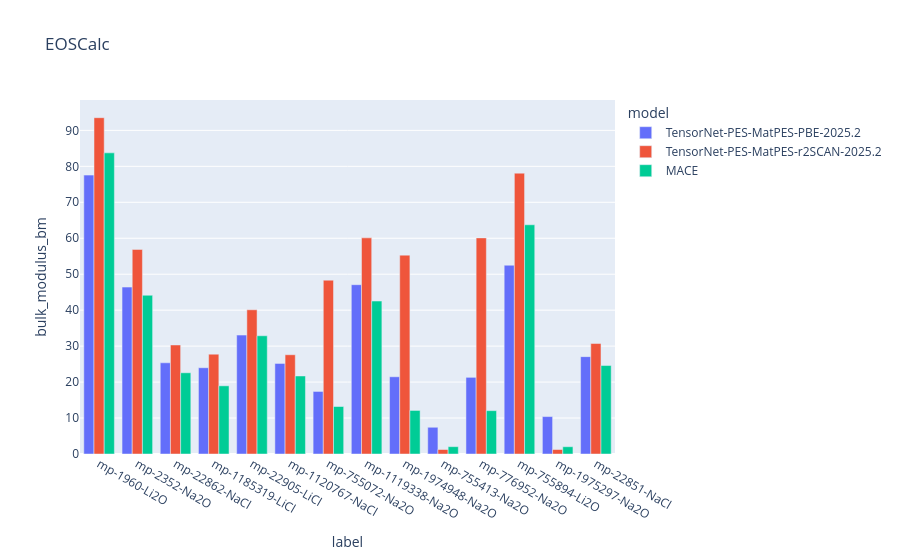

The notebook cell saved with this chart:
### Code cell
px.bar(data_frame=df_preds, x="label", y="bulk_modulus_bm", color="model", barmode="group", title="EOSCalc")

### Figure 1 — Plotly figure (JSON) as saved in the notebook; plotly's stock layout.template omitted (floating-point values rounded to 4 significant figures)
{"data": [{"alignmentgroup": "True", "hovertemplate": "model=TensorNet-PES-MatPES-PBE-2025.2<br>label=%{x}<br>bulk_modulus_bm=%{y}<extra></extra>", "legendgroup": "TensorNet-PES-MatPES-PBE-2025.2", "marker": {"color": "#636efa", "pattern": {"shape": ""}}, "name": "TensorNet-PES-MatPES-PBE-2025.2", "offsetgroup": "TensorNet-PES-MatPES-PBE-2025.2", "orientation": "v", "showlegend": true, "textposition": "auto", "type": "bar", "x": ["mp-1960-Li2O", "mp-2352-Na2O", "mp-22862-NaCl", "mp-1185319-LiCl", "mp-22905-LiCl", "mp-1120767-NaCl", "mp-755072-Na2O", "mp-1119338-Na2O", "mp-1974948-Na2O", "mp-755413-Na2O", "mp-776952-Na2O", "mp-755894-Li2O", "mp-1975297-Na2O", "mp-22851-NaCl"], "xaxis": "x", "y": [77.56, 46.42, 25.37, 23.99, 33.07, 25.2, 17.4, 47.08, 21.48, 7.434, 21.32, 52.5, 10.41, 27.08], "yaxis": "y"}, {"alignmentgroup": "True", "hovertemplate": "model=TensorNet-PES-MatPES-r2SCAN-2025.2<br>label=%{x}<br>bulk_modulus_bm=%{y}<extra></extra>", "legendgroup": "TensorNet-PES-MatPES-r2SCAN-2025.2", "marker": {"color": "#EF553B", "pattern": {"shape": ""}}, "name": "TensorNet-PES-MatPES-r2SCAN-2025.2", "offsetgroup": "TensorNet-PES-MatPES-r2SCAN-2025.2", "orientation": "v", "showlegend": true, "textposition": "auto", "type": "bar", "x": ["mp-1960-Li2O", "mp-2352-Na2O", "mp-22862-NaCl", "mp-1185319-LiCl", "mp-22905-LiCl", "mp-1120767-NaCl", "mp-755072-Na2O", "mp-1119338-Na2O", "mp-1974948-Na2O", "mp-755413-Na2O", "mp-776952-Na2O", "mp-755894-Li2O", "mp-1975297-Na2O", "mp-22851-NaCl"], "xaxis": "x", "y": [93.52, 56.9, 30.32, 27.77, 40.1, 27.6, 48.34, 60.1, 55.3, 1.249, 60.1, 78.1, 1.245, 30.72], "yaxis": "y"}, {"alignmentgroup": "True", "hovertemplate": "model=MACE<br>label=%{x}<br>bulk_modulus_bm=%{y}<extra></extra>", "legendgroup": "MACE", "marker": {"color": "#00cc96", "pattern": {"shape": ""}}, "name": "MACE", "offsetgroup": "MACE", "orientation": "v", "showlegend": true, "textposition": "auto", "type": "bar", "x": ["mp-1960-Li2O", "mp-2352-Na2O", "mp-22862-NaCl", "mp-1185319-LiCl", "mp-22905-LiCl", "mp-1120767-NaCl", "mp-755072-Na2O", "mp-1119338-Na2O", "mp-1974948-Na2O", "mp-755413-Na2O", "mp-776952-Na2O", "mp-755894-Li2O", "mp-1975297-Na2O", "mp-22851-NaCl"], "xaxis": "x", "y": [83.75, 44.15, 22.59, 18.96, 32.88, 21.7, 13.21, 42.53, 12.12, 2.039, 12.06, 63.75, 2.024, 24.61], "yaxis": "y"}], "layout": {"barmode": "group", "legend": {"title": {"text": "model"}, "tracegroupgap": 0}, "title": {"text": "EOSCalc"}, "xaxis": {"anchor": "y", "domain": [0, 1], "title": {"text": "label"}}, "yaxis": {"anchor": "x", "domain": [0, 1], "title": {"text": "bulk_modulus_bm"}}}}
